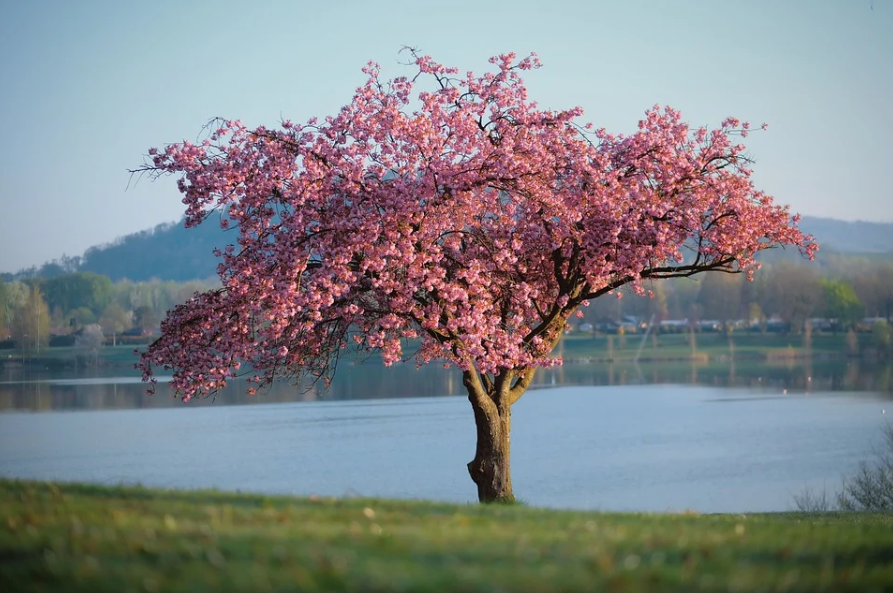
#> input picture Projeler/tree.png, 893 x 593 px, found by its file name
$ python 'eklenmiş resim.py'
#> lines starting #> are read from the running program, lines starting #| are printed output that depends on the picture; after the words box and inside, x2 and y2 are one past the last pixel; in counts of white or black regions, pixels touching at a corner belong together
import cv2
import numpy as np

resim=cv2.imread("projeler/tree.png")      # Kesiti alınacak resmi okuma
#> resim is the input picture: shape (593, 893, 3); mean B, G, R 136.7, 132.9, 129.2
yol=cv2.imread("projeler/yol bulma.png")    #kesit eklenecek resim okuma
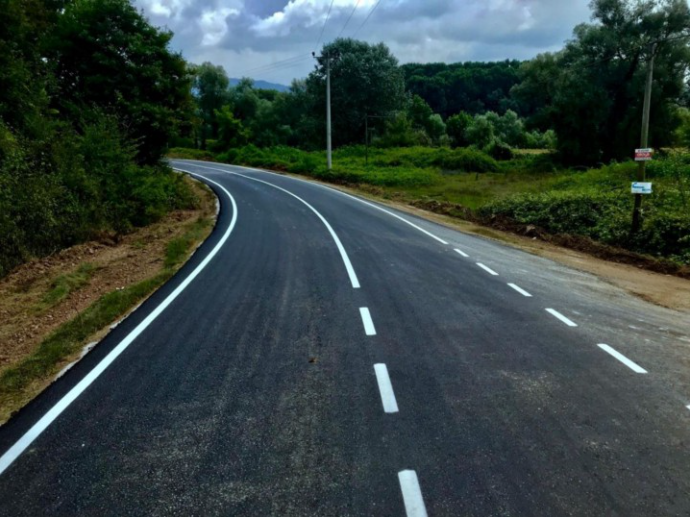
#> input picture Projeler/yol bulma.png, 690 x 517 px, found by its file name
#> yol is the input picture: shape (517, 690, 3); mean B, G, R 64.2, 67.3, 53.9

kesit=resim[50:250,200:350]   #birinci resimden bir bölge seçme
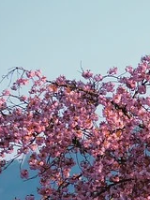
#> kesit: shape (200, 150, 3); mean B, G, R 157.1, 141.1, 148.2

yol[100:300,150:300]=kesit     #seçilen bölgeyi ikinci resme ekleme
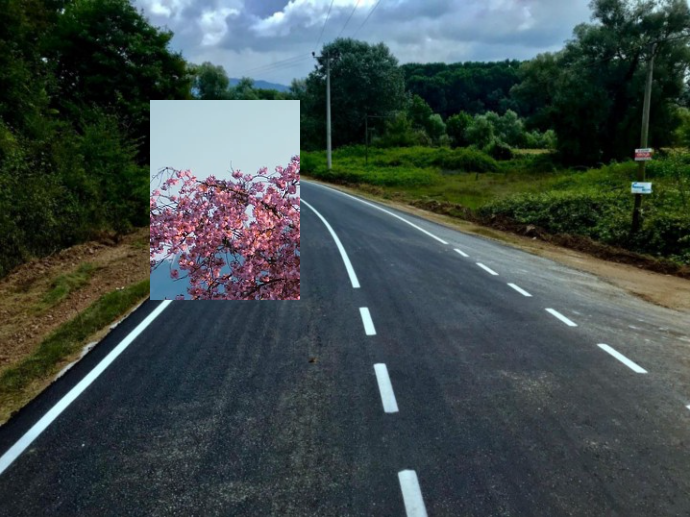
#> yol: shape (517, 690, 3); 8.41% of pixels changed, all inside (x1, y1, x2, y2) = (150, 100, 300, 300)

cv2.imshow("Birleşmiş iki resim",yol)  #birleştirdiğimiz iki resmi yazdırma

cv2.waitKey(0)
cv2.destroyAllWindows()
